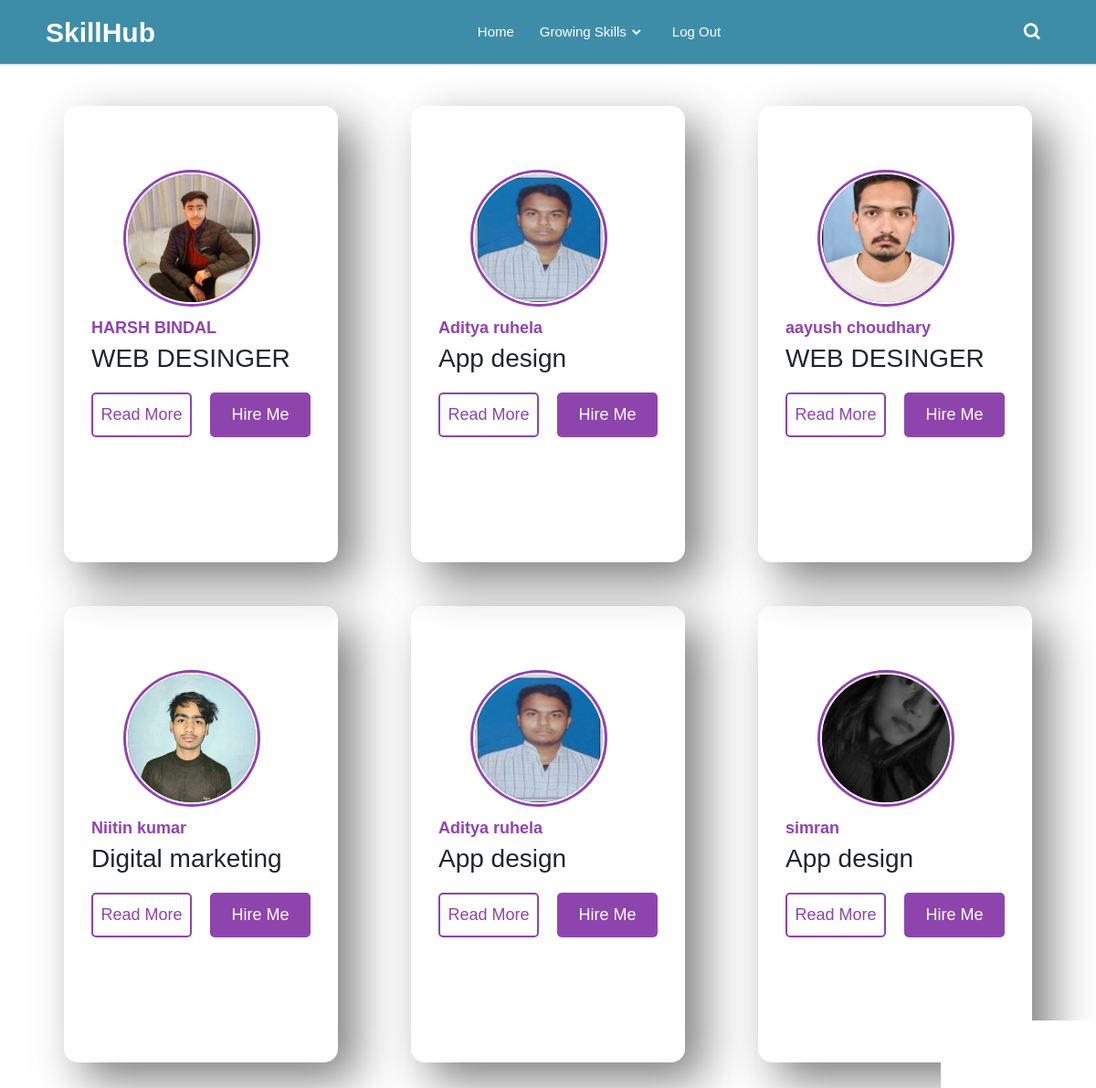
Page /home (signed in) on the committed database.
### Lctl/models.py (models this page shows, shortened)
class freelancer(models.Model):
    name= models.CharField(max_length=25)
    username= models.CharField(max_length=25)
    skills= models.CharField(max_length=25)
    desc= models.CharField(max_length=250 , default=" ")
    aboutdesc = models.CharField(max_length=2000, default="")
    payperhr= models.CharField(max_length=3 , default="250")
    country = models.CharField(max_length=30, default="")
    phn= models.CharField(max_length=15, default="9999999999")
    freelancer_photo = models.ImageField(upload_to="Lctl/images", default="")

### Lctl/views.py (the view)
# urls.py: path('home', views.cardhome , name="cardhome"),
def cardhome(request):
    if request.user.is_anonymous:
        return redirect("/login")
    list_free = list(freelancer.objects.all().values())
    dictlist = {"li":list_free , "len" : len(list_free), "range": [0,1,2] }
    return render(request, "cardhome.html" ,dictlist)

### Templates/cardhome.html
{% extends 'home.html' %}
{% block cardsender %}
{% for freelancer in li %}
  <div class="box mb-5">
    <div class="image">
      <img src=/media/{{freelancer.freelancer_photo}}>
    </div>
    <div class="name_job">{{freelancer.name}}
    </div>
    <h3> {{freelancer.skills}}</h3>
    <div class="btns">
      <a  href="freelancerprofile/{{freelancer.username}}"><button class="btns-card btns-card-first">Read More</button></a>
      <a  href="checkout/{{freelancer.username}}"><button class="btns-card btns-card-last">Hire Me</button></a>
    </div>
  </div>
{% endfor %}
{% endblock cardsender %}

### Templates/home.html (shortened to what this page needs)
<!doctype html>
<html lang="en">
<head>
  <link href="https://cdn.jsdelivr.net/npm/bootstrap@5.0.2/dist/css/bootstrap.min.css" rel="stylesheet"
>
  <link href='https://unpkg.com/boxicons@2.0.7/css/boxicons.min.css' rel='stylesheet'>
</head>
<body>
  <nav>
        <div class="navbar">
            <div class="logo"><a href="">SkillHub</a></div>
            <div class="nav-links">
                <ul class="links">
                    <li><a href="/">Home</a></li>
                    <li>
                        <a>Growing Skills</a>
                        <i class='bx bxs-chevron-down htmlcss-arrow arrow  '></i>
                    </li>
                    <li>{% if user.is_authenticated %}
                    <a href="{% url 'logout' %}">Log Out</a></p>
                    {% else %}
                    <a href="{% url 'login' %}">Log In</a>
                    {% endif %}</li>
                </ul>
            </div>
            <div class="search-box">
                <i class='bx bx-search'></i>
            </div>
        </div>
    </nav>
    <br><br>
    <br><br>
  <div class="container">
    {% block cardsender %} {% endblock cardsender %}
  </div>
</body>
</html>

### rows in the picture
freelancer: freelancer_photo (picture), name "HARSH BINDAL", skills "WEB DESINGER"
freelancer: freelancer_photo (picture), name "Aditya ruhela", skills "App design"
freelancer: freelancer_photo (picture), name "aayush choudhary", skills "WEB DESINGER"
freelancer: freelancer_photo (picture), name "Niitin kumar", skills "Digital marketing"
freelancer: freelancer_photo (picture), name "Aditya ruhela", skills "App design"
freelancer: freelancer_photo (picture), name "simran", skills "App design"
